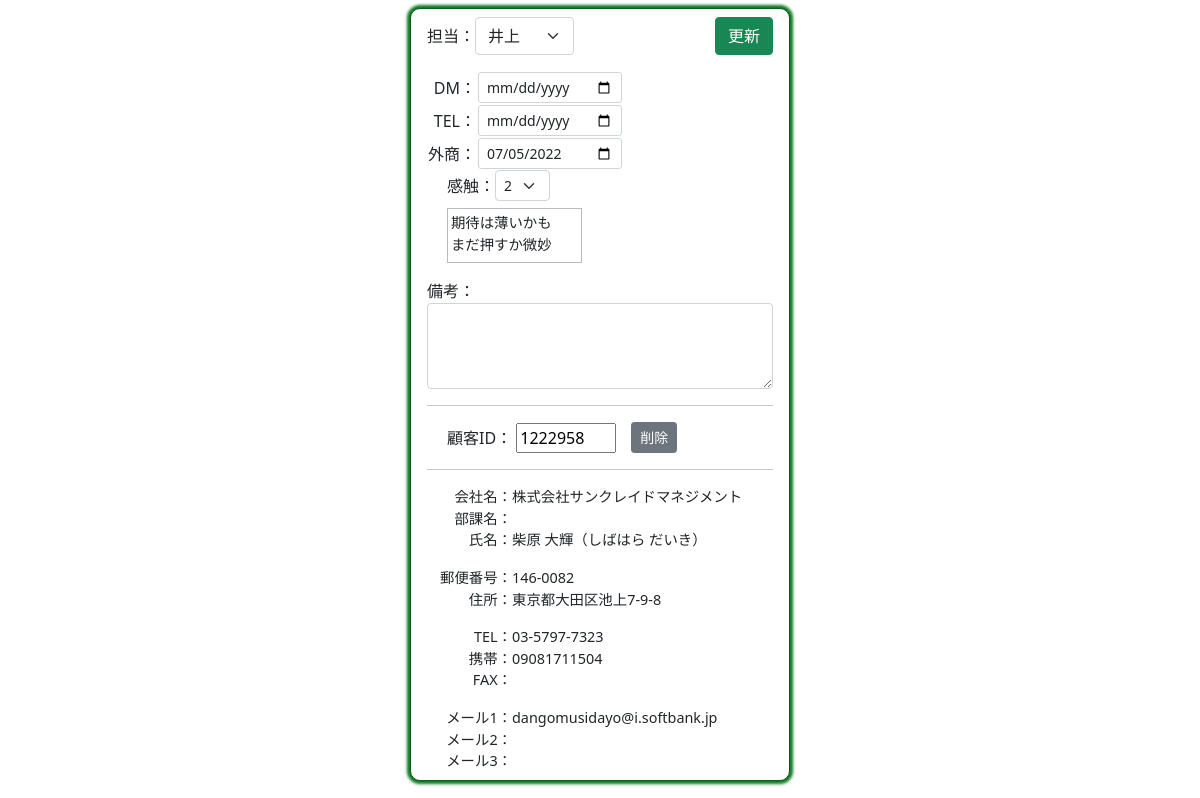
Page /right/41/ on the committed database.
### houjin/models.py (models this page shows, shortened)
class Customer(models.Model):
    cus_id=models.CharField("顧客ID",max_length=10,null=True,blank=True)
    sei=models.CharField("姓",max_length=10,null=True,blank=True)
    mei=models.CharField("名",max_length=10,null=True,blank=True)
    sei_kana=models.CharField("姓かな",max_length=10,null=True,blank=True)
    mei_kana=models.CharField("名かな",max_length=10,null=True,blank=True)
    mail1=models.EmailField("メール1",null=True,blank=True)
    mail2=models.EmailField("メール2",null=True,blank=True)
    mail3=models.EmailField("メール3",null=True,blank=True)
    yubin=models.CharField("郵便番号",max_length=10,null=True,blank=True)
    adress=models.CharField("住所",max_length=100,null=True,blank=True)
    pref=models.CharField("都道府県",max_length=10,null=True,blank=True)
    city=models.CharField("市区町村",max_length=50,null=True,blank=True)
    banchi=models.CharField("番地",max_length=50,null=True,blank=True)
    build=models.CharField("建物",max_length=50,null=True,blank=True)
    com=models.CharField("会社",max_length=50,null=True,blank=True)
    busho=models.CharField("部署",max_length=50,null=True,blank=True)
    tel=models.CharField("電話",max_length=20,null=True,blank=True)
    mob=models.CharField("携帯",max_length=20,null=True,blank=True)
    fax=models.CharField("FAX",max_length=20,null=True,blank=True)
    toroku=models.CharField("登録日",max_length=10,null=True,blank=True)
    kensu=models.IntegerField("件数",null=True,blank=True)
    money=models.IntegerField("金額",null=True,blank=True)
    tantou=models.CharField ("担当",max_length=10, null=True,blank=True)
    dm_day=models.CharField("DM",max_length=10,null=True,blank=True)
    tel_day=models.CharField("TEL",max_length=10,null=True,blank=True)
    gaisho_day=models.CharField("外商",max_length=10,null=True,blank=True)
    bikou=models.TextField("備考",null=True,blank=True)
    kanshoku=models.IntegerField("感触",null=True,blank=True)

### houjin/views.py (the view)
# urls.py: path('right/<int:pk>/', right1, name="right1"),
def right1(request,pk):
    if request.method=="POST":
        ins=Customer.objects.get(pk=pk)
        form=Right_form(request.POST,instance=ins)
        form.save()
        return redirect("houjin:left")
    else:
        ins=Customer.objects.get(pk=pk)
        cus=Customer.objects.filter(pk=pk)
        form=Right_form(instance=ins)
        return render(request,"houjin/right.html",{"form":form,"cus":cus})

### houjin/forms.py
class Right_form(forms.ModelForm):
    tantou=forms.ChoiceField(
        choices=[("",""),("井上","井上"),("古川","古川"),("眞下","眞下"),("夏八木","夏八木"),("藤井","藤井"),("武井","武井"),("粂川","粂川")],
        label="担当者",
        widget=forms.Select(attrs={"class":"form-select"}),
        required=False
    )
    dm_day=forms.CharField(label="DM", widget=forms.DateInput(attrs={"type": "date","class":"form-control form-control-sm"}),required=False)
    tel_day=forms.CharField(label="TEL", widget=forms.DateInput(attrs={"type": "date","class":"form-control form-control-sm"}),required=False)
    gaisho_day=forms.CharField(label="外商", widget=forms.DateInput(attrs={"type": "date","class":"form-control form-control-sm"}),required=False)
    kanshoku=forms.ChoiceField(
        choices=[(0,""),(5,"5"),(4,"4"),(3,"3"),(2,"2"),(1,"1")],
        label="感触",
        widget=forms.Select(attrs={"class":"form-select form-select-sm","id":"kanshoku"}),
        required=False
    )
    bikou=forms.CharField(label="備考",widget=forms.Textarea(attrs={"class":"form-control","rows":"3"}),required=False)
    class Meta:
        model=Customer
        fields=["tantou","dm_day","tel_day","gaisho_day","kanshoku","bikou"]

### houjin/templates/houjin/right.html (shortened to what this page needs)
<!DOCTYPE html>
<html lang="ja">
<head>
    <link href="https://cdn.jsdelivr.net/npm/bootstrap@5.0.2/dist/css/bootstrap.min.css" rel="stylesheet">
</head>
<body>
    <div class="main mb-4">
        <div>
            <form action="" method="post" target="ifr1">{% csrf_token %}
                <div class="class1">
                    <div class="class1" style="width: 50%;" align="left">
                        <div>担当：</div>
                        <div>{{form.tantou}}</div>
                    </div>
                    <div style="width: 50%;" align="right" >
                        <button type="submit" class="btn btn-success">更新</button>
                    </div>
                </div>
                <div class="data mt-3">
                    <div>
                        <table>
                            <tr>
                                <td style="text-align: right;">DM：</td>
                                <td>{{form.dm_day}}</td>
                            </tr>
                            <tr>
                                <td style="text-align: right;">TEL：</td>
                                <td>{{form.tel_day}}</td>
                            </tr>
                            <tr>
                                <td>外商：</td>
                                <td>{{form.gaisho_day}}</td>
                            </tr>
                        </table>
                    </div>
                    <div style="margin-left: 20px;">
                        <div class="class1">
                            <div>感触：</div>
                            <div>{{form.kanshoku}}</div>
                        </div>
                        <div class="kanshoku_detail" id="kanshoku_detail" style="font-size: 90%; padding: 0.2em;">
                            {% for i in cus %}
                                {% if  i.kanshoku == 1 %}
                                    完全にダメ
                                {% elif i.kanshoku == 2 %}
                                    期待は薄いかも<br>まだ押すか微妙
                                {% elif i.kanshoku == 3 %}
                                    可もなく不可もなく<br>再度チャレンジか
                                {% elif i.kanshoku == 4 %}
                                    もう一押し必要<br>あとちょっと！
                                {% elif i.kanshoku == 5 %}
                                    超いい感じ<br>受注の期待大
                                {% endif %}
                            {% endfor %}
                        </div>
                    </div>
                </div>
                <div class="mt-3" >
                    <div>備考：</div>
                    <div>{{form.bikou}}</div>
                </div>
            </form>
        </div>
        <hr>
        {% for i in cus %}
        <form action="{% url 'houjin:delete' %}" method="post" target="_top">{% csrf_token %}
            <div class="class1 mt-3">
                <div style="margin-left: 20px;">
                    <label for="cus_id">顧客ID：</label>
                    <input type="text" name="cus_id" id="cus_id" value="{{i.cus_id}}" style="width: 100px;" readonly>
                </div>
                <div style="margin-left: 15px;">
                    <button type="submit" class="btn btn-secondary btn-sm" onclick="return confirm('本当に削除しますか？')">削除</button>
                </div>
            </div>
        </form>
        <hr>
        <div style="font-size: 0.9em;">
            <div class="data">
                <div class="name">会社名：</div>
                {% if i.com %}
                    <div class="data-code">{{i.com}}</div>
                {% endif %}
            </div>
            <div class="data">
                <div class="name">部課名：</div>
                {% if i.com %}
                <div class="data-code">{{i.busho}}</div>
                {% endif %}
            </div>
            <div class="data">
                <div class="name">氏名：</div>
                {% if i.com %}
                <div class="data-code">{{i.sei}} {{i.mei}}（{{i.sei_kana}} {{i.mei_kana}}）</div>
                {% endif %}
            </div>
            <div class="data mt-3">
                <div class="name">郵便番号：</div>
                {% if i.com %}
                    <div class="data-code">{{i.yubin}}</div>
                {% endif %}
            </div>
            <div class="data">
                <div class="name">住所：</div>
                {% if i.com %}
                    <div class="data-code">{{i.pref}}{{i.city}}{{i.banchi}}{{i.build}}</div>
                {% endif %}
            </div>
            <div class="data mt-3">
                <div class="name">TEL：</div>
                {% if i.com %}
                    <div class="data-code">{{i.tel}}</div>
                {% endif %}
            </div>
            <div class="data">
                <div class="name">携帯：</div>
                {% if i.com %}
                    <div class="data-code">{{i.mob}}</div>
                {% endif %}
            </div>
            <div class="data">
                <div class="name">FAX：</div>
                {% if i.com %}
                    <div class="data-code">{{i.fax}}</div>
                {% endif %}
            </div>
            <div class="data mt-3">
                <div class="name">メール1：</div>
                {% if i.com %}
                    <div class="data-code">{{i.mail1}}</div>
                {% endif %}
            </div>
            <div class="data">
                <div class="name">メール2：</div>
                {% if i.com %}
                    <div class="data-code">{{i.mail2}}</div>
                {% endif %}
            </div>
            <div class="data">
                <div class="name">メール3：</div>
                {% if i.com %}
                    <div class="data-code">{{i.mail3}}</div>
                {% endif %}
            </div>
            {% endfor %}
        </div>
    </div>
</body>
</html>

### houjin/templates/houjin/right.html (style rules this page uses)
.class1 { display: flex; flex-direction: row; align-items: center; }
.main { padding: 0.5em 1em; margin: 0 auto; margin-top: 0.5em; background: #FFF; border: solid 1px #0b5f1a; border-radius: 10px; box-shadow: 0 1px 1px rgba(0, 0, 0, 0.22); width: 380px; box-shadow: 0 0 3px 3px #0e7722; }
.data { display: flex; flex-wrap: wrap; }
.name { width: 85px; text-align: right; }
.data-code { width: calc(340px - 100px); }
.kanshoku_detail { border: solid 1px #bbb; margin-top: 0.5em; width: 135px; height: 55px; }

### rows in the picture
Customer: tantou "井上", gaisho_day "07/05/2022", kanshoku "2", shows "期待は薄いかも", cus_id "1222958", com "株式会社サンクレイドマネジメント", sei "柴原", mei "大輝", sei_kana "しばはら", mei_kana "だいき", yubin "146-0082", pref "東京都", city "大田区池上", banchi "7-9-8", tel "03-5797-7323", mob "09081711504", mail1 "dangomusidayo@i.softbank.jp"
